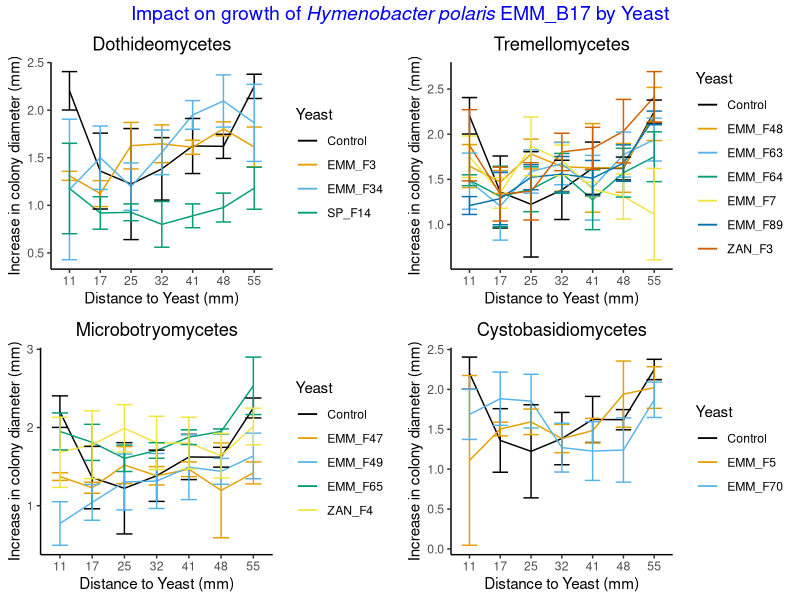

Write the R code that produced this figure.
## ---- chunk 1
#load necessary library
library(ggplot2)
library(tidyverse)
library(ggpubr)
library(rstatix)
library(emmeans)
library(multcomp)
library(multcompView)
library(dplyr)
library(car)
library(nlme)
## ---- chunk 2
#read data
B17 <- read.csv("CoCultureAssay/CoCultureAssayData/2024-07-17_PeaceAssay_B17.csv", na.strings = "na") 


#load cbb color palette
cbbPalette <- c("#000000", "#E69F00", "#56B4E9", "#009E73", "#F0E442", "#0072B2", "#D55E00", "#CC79A7")
str(B17)
#round off of the distance to yeast so that it is visibly a categorical variable
B17$distance_to_yeast <- round(B17$distance_to_yeast, 0)
#change into categorical dataset
B17$Replication=as.factor(B17$Replication)
B17$Yeast=as.factor(B17$Yeast)
B17$DAI=as.factor(B17$DAI)
B17$distance_to_yeast=as.factor(B17$distance_to_yeast)

#remove the data for the distance zero
B17.no.contact <- B17[B17$distance_to_yeast != 0, ]
head(B17.no.contact)

# remove data first data since it is a reference for increase in colony size and donot follow the assumption of linear model i.e. normal distributuion
B17.Day6 <- B17.no.contact[B17.no.contact$DAI == "6",]


plot_listB17 <- list()

# Get unique classes
unique_class <- unique(B17.Day6$Class[B17.Day6$Class != "Control"])

# Loop through each class
for (i in seq_along(unique_class)) {
  
  # Filter for Control and the current class
  data <- B17.Day6 %>%
    filter(Class %in% c("Control", unique_class[i]))
  
  # Generate the plot
  p <- ggplot(data, aes(x = distance_to_yeast, y = increase, group = Yeast, color = Yeast)) +
    stat_summary(fun = mean, geom = "line") +   
    stat_summary(fun.data = mean_se, geom = "errorbar", width = 0.5) +   
    ylab("Increase in colony diameter (mm)") +   
    xlab("Distance to Yeast (mm)") +   
    theme_classic() +
    scale_color_manual(values = cbbPalette) +
    ggtitle(unique_class[i]) +
    theme(plot.title = element_text(hjust = 0.5))
  
  # Store the plot
  plot_listB17[[i]] <- p
}

combined_plotB17 <- ggarrange(plotlist = plot_listB17, ncol = 2, nrow = 2, common.legend = FALSE)

# Annotation for the title
final_plotB17 <- annotate_figure(combined_plotB17,
                                top = text_grob(
    expression("Impact on growth of"~italic("Hymenobacter polaris")~"EMM_B17 by Yeast"), face = "bold", color = "Blue2", size = 14, hjust = 0.5))

print(final_plotB17)
## ---- chunk 3
#filter data to remove 1st day data since the first data is taken as a base to measure the increase in colony size to rule out the variability that is caused by the drop inoculation. So, initially the increase in the colony diameter for 1st data for all colony is "0" that violates the assumption of normality, thus we remove that from analysis. This would be similar for all the bacterial isolates.
# Unique days
B17.no.1st.data <- B17.no.contact[B17.no.contact$DAI != "2",]
B17try <- lme(increase~DAI*distance_to_yeast*Yeast, data = B17.no.1st.data, random = ~1|Replication, na.action = na.omit)
anova(B17try)

resultsB17=lme(increase~DAI+distance_to_yeast*Yeast, data = B17.no.1st.data, random = ~1|Replication, na.action = na.omit)
summary(resultsB17)
#Anova(resultsB5)
anova(resultsB17)
## ---- chunk 4
day <- unique(B17.no.1st.data$DAI)
# Initialize empty lists to store results
B17_Day <- list()
meansB17_Day <- list()
resultsB17_Day <- list()
model_summary_B17 <- list()
anova_table_B17 <- list()
Results_lsmeansB17 <- list()
filtered_comparisonsB17 <- list()

for (i in seq_along(day)) {
    # Filter data for the current day
  B17_Day[[i]] <- filter(B17.no.1st.data, DAI == day[i])
    # Fit the mixed effects model
  resultsB17_Day[[i]] <- lme(increase ~ distance_to_yeast * Yeast,
                            data = B17_Day[[i]],
                            random = ~1 | Replication,
                            na.action = na.omit)
    model_summary_B17[[i]] <- summary(resultsB17_Day[[i]])
  anova_table_B17[[i]] <- anova(resultsB17_Day[[i]])
   # Estimated marginal means
  meansB17_Day[[i]] <- emmeans(resultsB17_Day[[i]], ~ Yeast | distance_to_yeast)
    # Compact letter display with Tukey adjustment
  Results_lsmeansB17[[i]] <- multcomp::cld(meansB17_Day[[i]], alpha = 0.05,
                                          Letters = letters, reversed = TRUE,
                                          details = TRUE)
   # Print lsmeans results
  #print(Results_lsmeansB17[[i]])
  
  # Filter comparisons involving "Control"
  filtered_comparisonsB17[[i]] <- Results_lsmeansB17[[i]]$comparisons %>%
    filter(grepl("Control", contrast))
   # Print filtered contrasts
  print(filtered_comparisonsB17[[i]])
}
